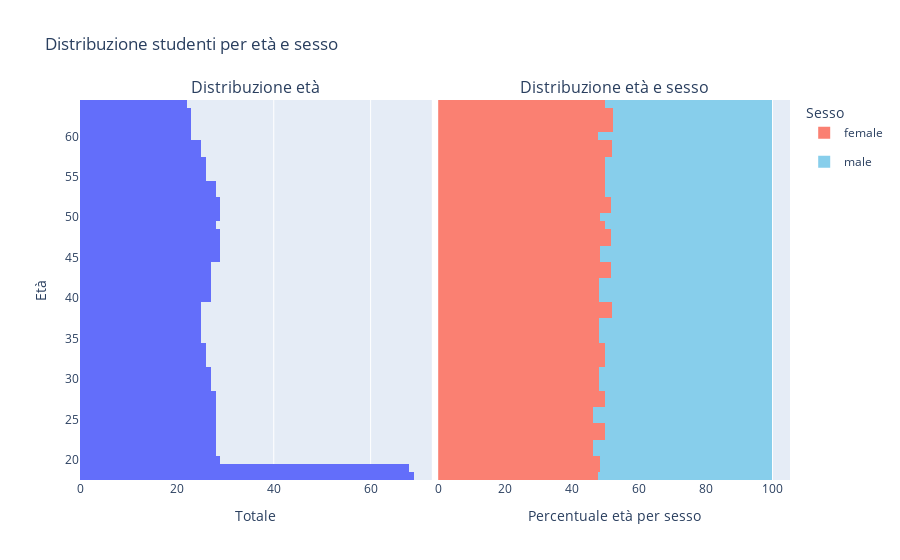

Notebook code for this chart:
### Code cell
figures = [   
    px.histogram(df, y='age', orientation='h', nbins=len(df.age.unique())),
px.histogram(eta, y='age', color='sex', x='percentualePerEta', orientation='h', barnorm='percent', color_discrete_map={'female':'salmon', 'male':'skyblue'})
        # px.histogram(df, y='age', color='sex', orientation='h', barnorm='percent')
]

fig = sp.make_subplots(rows=1, cols=2, shared_yaxes=True, subplot_titles=("Distribuzione età", "Distribuzione età e sesso"), horizontal_spacing=0.009)

for i, figure in enumerate(figures):
    for trace in range(len(figure["data"])):
        fig.append_trace(figure["data"][trace], row=1, col=i+1)
        
fig.update_yaxes(title_text="Age",  row=1, col=1)
fig.update_xaxes(title_text="Total",  row=1, col=1)
fig.update_xaxes(title_text="Percentuale età per sesso",  row=1, col=2)


fig.layout['legend']['title']['text'] = 'Sex'
fig.update_layout(
    title_text="Distribuzione studenti per età e sesso",
    barmode="stack"
)

fig.show()

### Figure 1 — Plotly figure (JSON) as saved in the notebook; plotly's stock layout.template omitted (floating-point values rounded to 4 significant figures; data arrays with more than 128 entries replaced by an {"elided": "..."} marker saying what was removed)
{"data": [{"alignmentgroup": "True", "bingroup": "y", "hovertemplate": "count=%{x}<br>age=%{y}<extra></extra>", "legendgroup": "", "marker": {"color": "#636efa", "pattern": {"shape": ""}}, "name": "", "nbinsy": 47, "offsetgroup": "", "orientation": "h", "showlegend": false, "type": "histogram", "xaxis": "x", "y": {"elided": "1338 int values"}, "yaxis": "y"}, {"alignmentgroup": "True", "bingroup": "y", "histfunc": "sum", "hovertemplate": "sex=female<br>sum of percentualePerEta (normalized as percent)=%{x}<br>age=%{y}<extra></extra>", "legendgroup": "female", "marker": {"color": "salmon", "pattern": {"shape": ""}}, "name": "female", "offsetgroup": "female", "orientation": "h", "showlegend": true, "type": "histogram", "x": [47.83, 48.53, 48.28, 46.43, 46.43, 50, 50, 46.43, 46.43, 50, 50, 48.15, 48.15, 48.15, 50, 50, 50, 48, 48, 48, 52, 52, 48.15, 48.15, 48.15, 51.85, 51.85, 48.28, 48.28, 51.72, 51.72, 50, 48.28, 51.72, 51.72, 50, 50, 50, 50, 50, 52, 52, 47.83, 52.17, 52.17, 52.17, 50], "xaxis": "x2", "y": [18, 19, 20, 21, 22, 23, 24, 25, 26, 27, 28, 29, 30, 31, 32, 33, 34, 35, 36, 37, 38, 39, 40, 41, 42, 43, 44, 45, 46, 47, 48, 49, 50, 51, 52, 53, 54, 55, 56, 57, 58, 59, 60, 61, 62, 63, 64], "yaxis": "y2"}, {"alignmentgroup": "True", "bingroup": "y", "histfunc": "sum", "hovertemplate": "sex=male<br>sum of percentualePerEta (normalized as percent)=%{x}<br>age=%{y}<extra></extra>", "legendgroup": "male", "marker": {"color": "skyblue", "pattern": {"shape": ""}}, "name": "male", "offsetgroup": "male", "orientation": "h", "showlegend": true, "type": "histogram", "x": [52.17, 51.47, 51.72, 53.57, 53.57, 50, 50, 53.57, 53.57, 50, 50, 51.85, 51.85, 51.85, 50, 50, 50, 52, 52, 52, 48, 48, 51.85, 51.85, 51.85, 48.15, 48.15, 51.72, 51.72, 48.28, 48.28, 50, 51.72, 48.28, 48.28, 50, 50, 50, 50, 50, 48, 48, 52.17, 47.83, 47.83, 47.83, 50], "xaxis": "x2", "y": [18, 19, 20, 21, 22, 23, 24, 25, 26, 27, 28, 29, 30, 31, 32, 33, 34, 35, 36, 37, 38, 39, 40, 41, 42, 43, 44, 45, 46, 47, 48, 49, 50, 51, 52, 53, 54, 55, 56, 57, 58, 59, 60, 61, 62, 63, 64], "yaxis": "y2"}], "layout": {"annotations": [{"font": {"size": 16}, "showarrow": false, "text": "Distribuzione età", "x": 0.2477, "xanchor": "center", "xref": "paper", "y": 1, "yanchor": "bottom", "yref": "paper"}, {"font": {"size": 16}, "showarrow": false, "text": "Distribuzione età e sesso", "x": 0.7522, "xanchor": "center", "xref": "paper", "y": 1, "yanchor": "bottom", "yref": "paper"}], "barmode": "stack", "legend": {"title": {"text": "Sesso"}}, "title": {"text": "Distribuzione studenti per età e sesso"}, "xaxis": {"anchor": "y", "domain": [0, 0.4955], "title": {"text": "Totale"}}, "xaxis2": {"anchor": "y2", "domain": [0.5045, 1], "title": {"text": "Percentuale età per sesso"}}, "yaxis": {"anchor": "x", "domain": [0, 1], "title": {"text": "Età"}}, "yaxis2": {"anchor": "x2", "domain": [0, 1], "matches": "y", "showticklabels": false}}}
